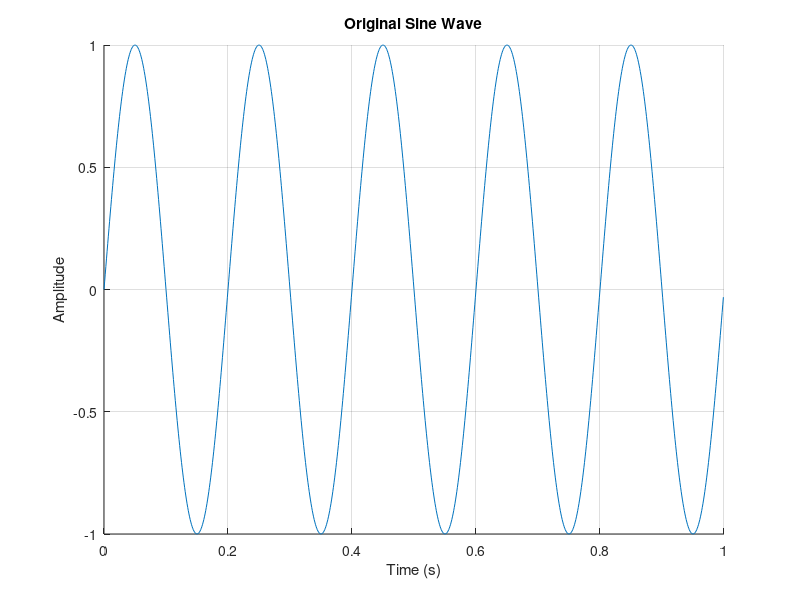
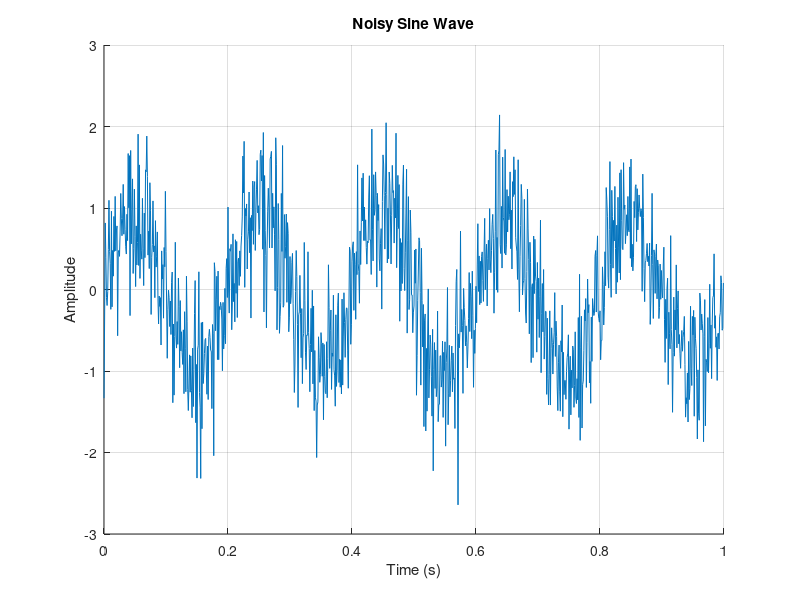
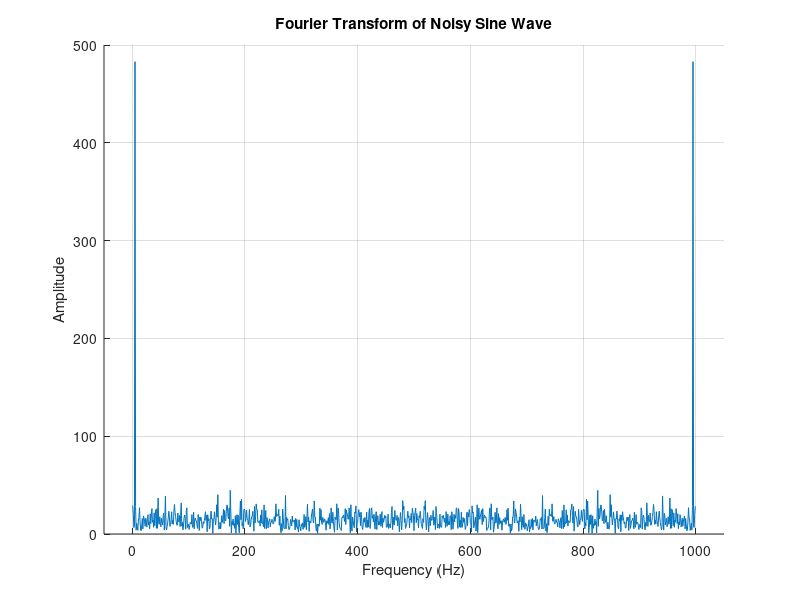
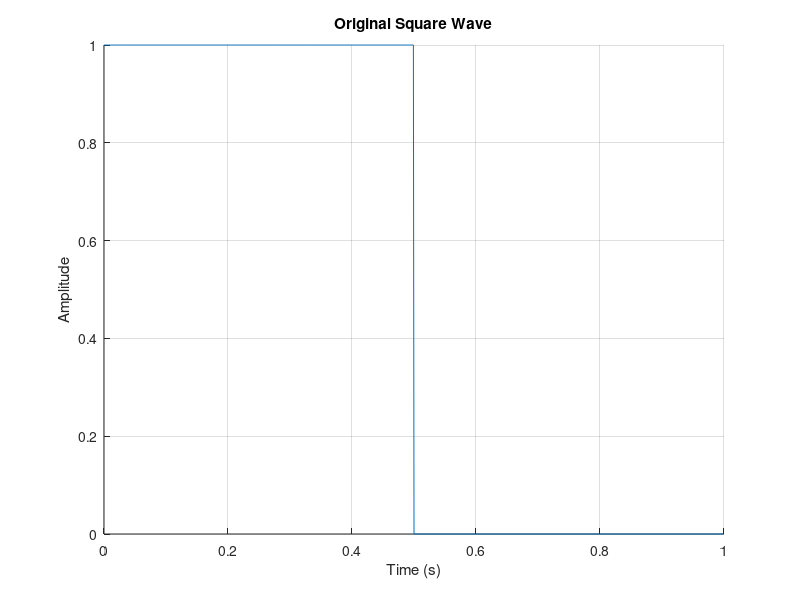

Here is the MATLAB script that generated these plots, in order:
clc
clear
close all

% パラメータ設定
dt = 0.001; % 1ステップの時間 [秒]
times = 0:dt:1-dt; % 時間ベクトル
N = length(times); % サンプル数
Tp = 0.04; % 時定数

f = 5; % サイン波の周波数 [Hz]
sigma = 0.5; % ノイズの分散

rng(1); % 乱数シードの設定

% サイン波の生成
x_s = sin(2 * pi * times * f);
x = x_s + sigma * randn(1, N);

% 矩形波の生成
y_s = zeros(1, N);
y_s(1:floor(N/2)) = 1;
y = y_s + sigma * randn(1, N);

% フーリエ変換の実行
X = fft(x);
Y = fft(y);

% 周波数ベクトルの生成
f_vec = (0:N-1)*(1/(N*dt));

% 元のサイン波のプロット
figure;
grid on
hold on
plot(times, x_s);
title('Original Sine Wave');
xlabel('Time (s)');
ylabel('Amplitude');

% ノイズを加えたサイン波のプロット
figure;
grid on
hold on
plot(times, x);
title('Noisy Sine Wave');
xlabel('Time (s)');
ylabel('Amplitude');

% サイン波のフーリエ変換結果のプロット
figure;
grid on
hold on
plot(f_vec, abs(X));
title('Fourier Transform of Noisy Sine Wave');
xlim([-50 1050]);
xlabel('Frequency (Hz)');
ylabel('Amplitude');

% 元の矩形波のプロット
figure;
grid on
hold on
plot(times, y_s);
title('Original Square Wave');
xlabel('Time (s)');
ylabel('Amplitude');

% ノイズを加えた矩形波のプロット
figure;
grid on
hold on
plot(times, y);
title('Noisy Square Wave');
xlabel('Time (s)');
ylabel('Amplitude');

% 矩形波のフーリエ変換結果のプロット
figure;
grid on
hold on
plot(f_vec, abs(Y));
title('Fourier Transform of Noisy Square Wave');
xlim([-50 1050]);
xlabel('Frequency (Hz)');
ylabel('Amplitude');

% １時遅れ系ローパスフィルタの適用
% 実装方法に関しては研究室のプログラム参照
phi_r = x; % サイン波のノイズを加えた信号を使用
phi_r_f = zeros(size(phi_r));
D_phi_r_f = zeros(size(phi_r));

for i = 1:length(phi_r)
    if i == 1
        phi_r_f(i) = phi_r(i);
        D_phi_r_f(i) = 0;
    else
        D_phi_r_f(i) = (1/Tp) * (phi_r(i) - phi_r_f(i-1));
        phi_r_f(i) = D_phi_r_f(i) * dt + phi_r_f(i-1);
    end
end

% ローパスフィルタ後のサイン波のプロット
figure;
grid on
hold on
plot(times, phi_r_f);
title('Low-Pass Filtered Sine Wave');
xlabel('Time (s)');
ylabel('Amplitude');

% ローパスフィルタの適用
phi_r = y; % 矩形波のノイズを加えた信号を使用
phi_r_f = zeros(size(phi_r));
D_phi_r_f = zeros(size(phi_r));

for i = 1:length(phi_r)
    if i == 1
        phi_r_f(i) = phi_r(i);
        D_phi_r_f(i) = 0;
    else
        D_phi_r_f(i) = (1/Tp) * (phi_r(i) - phi_r_f(i-1));
        phi_r_f(i) = D_phi_r_f(i) * dt + phi_r_f(i-1);
    end
end

% ローパスフィルタ後の矩形波のプロット
figure;
grid on
hold on
plot(times, phi_r_f);
title('Low-Pass Filtered Square Wave');
xlabel('Time (s)');
ylabel('Amplitude');
